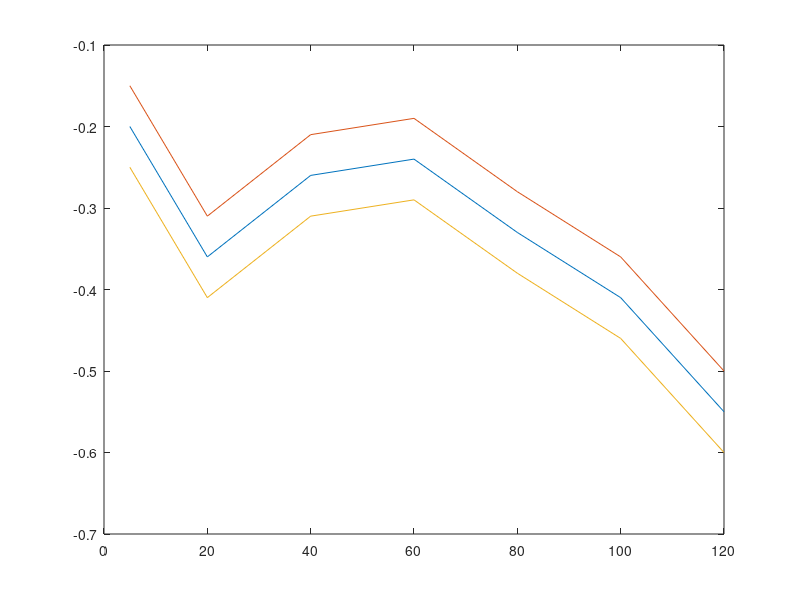

This chart was generated by the following MATLAB code: (Note: this script raises an error after producing the figure.)
 x = [5 20 40 60 80 100 120];
 y = [-0.2 -0.36 -0.26 -0.24 -0.33 -0.41 -0.55];
 y1 = [-0.15 -0.31 -0.21 -0.19 -0.28 -0.36 -0.5];
 y2 = [-0.25 -0.41 -0.31 -0.29 -0.38 -0.46 -0.6];
 plot(x,y);
 hold on;
 plot(x,y1);
 hold on;
 plot(x,y2);

 
z=-(17*x.^2-16*y.*abs(x)+17.*y.^2);
[c,h]=contourf(z,100);
set(h,'linestyle','none')